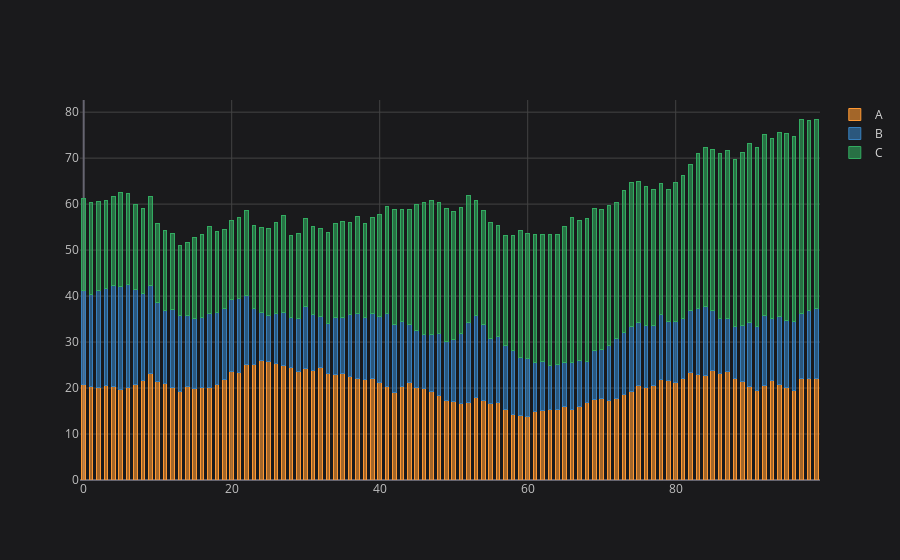

Write notebook code for a chart like this one.
### Code cell
cf.set_config_file(theme='space')
df.iplot(kind = 'bar', barmode='stack', bargap=0.5)
